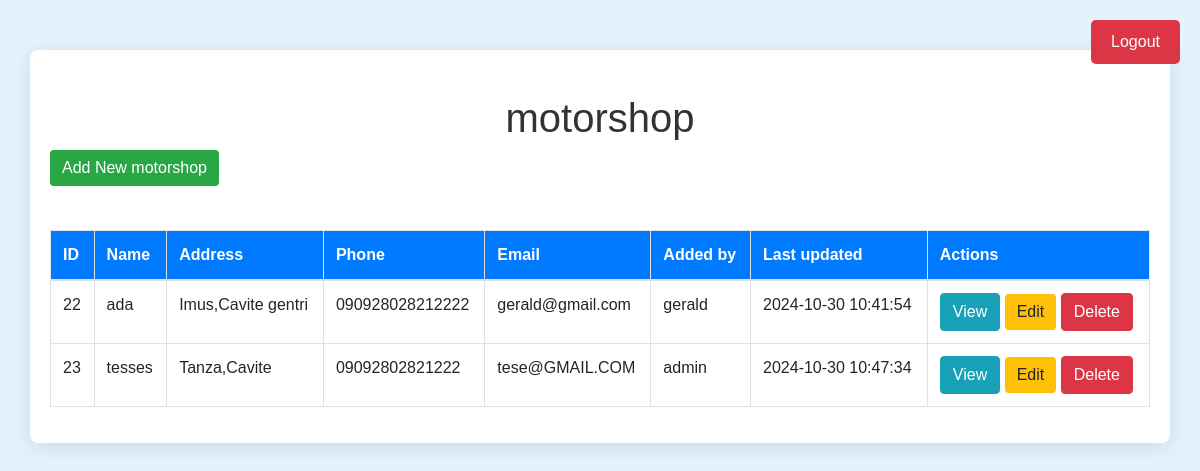
/index.php (signed in), run on the app's committed database.
### tables this page shows
CREATE TABLE IF NOT EXISTS `restaurants` (
  `babershop_id` int(11) NOT NULL AUTO_INCREMENT,
  `name` varchar(255) NOT NULL,
  `address` varchar(255) NOT NULL,
  `phone_number` varchar(15) DEFAULT NULL,
  `email` varchar(255) NOT NULL,
  `added_by` int(11) DEFAULT NULL,
  `last_updated` timestamp NULL DEFAULT current_timestamp(),
  PRIMARY KEY (`babershop_id`),
  UNIQUE KEY `email` (`email`)
);

CREATE TABLE IF NOT EXISTS `users` (
  `user_id` int(11) NOT NULL AUTO_INCREMENT,
  `username` varchar(50) NOT NULL,
  `password` varchar(255) NOT NULL,
  `email` varchar(100) DEFAULT NULL,
  `created_at` timestamp NOT NULL DEFAULT current_timestamp(),
  PRIMARY KEY (`user_id`),
  UNIQUE KEY `username` (`username`)
);

### index.php (the view, shortened to what this page needs)
<?php
require 'db.php';
$stmt = $pdo->query("
    SELECT restaurants.*, users.username
    FROM restaurants
    JOIN users ON restaurants.added_by = users.user_id
");
$restaurants = $stmt->fetchAll();
?>
<!DOCTYPE html>
<html lang="en">
<head>
    <link rel="stylesheet" href="https://stackpath.bootstrapcdn.com/bootstrap/4.5.2/css/bootstrap.min.css">
</head>
<body>
    <a href="logout.php" class="btn btn-logout">Logout</a>
    <div class="container">
        <h1 class="mt-4">motorshop</h1>
        <a href="edit.php" class="btn btn-primary mb-4">Add New motorshop</a>
        <table class="table table-bordered">
            <thead>
                <tr>
                    <th>ID</th>
                    <th>Name</th>
                    <th>Address</th>
                    <th>Phone</th>
                    <th>Email</th>
                    <th>Added by</th>
                    <th>Last updated</th>
                    <th>Actions</th>
                </tr>
            </thead>
            <tbody>
                <?php foreach ($restaurants as $restaurant): ?>
                    <tr>
                        <td><?php echo $restaurant['babershop_id']; ?></td>
                        <td><?php echo $restaurant['name']; ?></td>
                        <td><?php echo $restaurant['address']; ?></td>
                        <td><?php echo $restaurant['phone_number']; ?></td>
                        <td><?php echo $restaurant['email']; ?></td>
                        <td><?php echo $restaurant['username']; ?></td>
                        <td><?php echo $restaurant['last_updated']; ?></td>
                        <td>
                            <a href="view.php?id=<?php echo $restaurant['babershop_id']; ?>" class="btn btn-info">View</a>
                            <a href="edit.php?id=<?php echo $restaurant['babershop_id']; ?>" class="btn btn-warning">Edit</a>
                            <a href="delete.php?id=<?php echo $restaurant['babershop_id']; ?>" class="btn btn-danger" onclick="return confirm('Are you sure you want to delete this restaurant?');">Delete</a>
                        </td>
                    </tr>
                <?php endforeach; ?>
            </tbody>
        </table>
    </div>
</body>
</html>

### index.php (style rules this page uses)
body { background-color: #e3f2fd; font-family: 'Arial', sans-serif; }
.container { margin-top: 50px; background-color: #ffffff; padding: 20px; border-radius: 8px; box-shadow: 0 4px 20px rgba(0, 0, 0, 0.1); }
h1 { text-align: center; color: #333; }
.table { margin-top: 20px; }
.table thead { background-color: #007bff; color: white; }
.btn-primary { background-color: #28a745; border: none; }
.btn-info { background-color: #17a2b8; }
.btn-warning { background-color: #ffc107; border: none; }
.btn-danger { background-color: #dc3545; }
.btn-logout { position: absolute; top: 20px; right: 20px; background-color: #dc3545; color: white; border: none; padding: 10px 20px; border-radius: 5px; text-decoration: none; }

### data on the page
restaurants: babershop_id "22", name "ada", address "Imus,Cavite gentri", phone_number "090928028212222", email "gerald@gmail.com", users.username "gerald", last_updated "2024-10-30 10:41:54"
restaurants: babershop_id "23", name "tesses", address "Tanza,Cavite", phone_number "09092802821222", email "tese@GMAIL.COM", users.username "admin", last_updated "2024-10-30 10:47:34"
